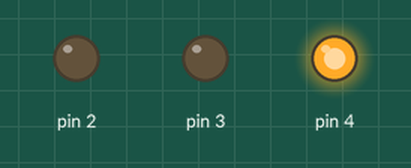
This sketch was run on a simulated Arduino Uno, built with avr-gcc and run on an emulated ATmega328P. Parts: output pins drawn as LEDs (lit = HIGH).

Above: at 1.5 s.
At 3.5 s:
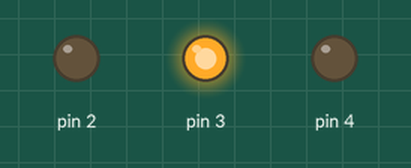
At 5.5 s:
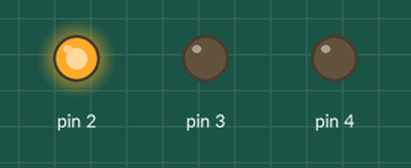
Timing chart, 0 to 9.1 s (numbered marks = the images above):
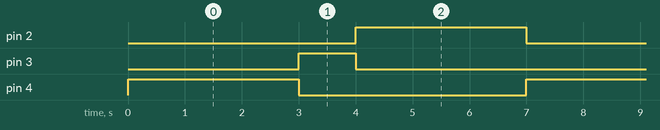

The sketch:

Lab_1.ino
```cpp
/*
   This task builds on the functions you saw in Blink and the electronics you
   have learned about this week, you must create a traffic light with three LEDs
   (one green on pin 4, one amber on pin 3, and one red on pin 2)
   which must light up in the following sequence:

   Green, lit for 3 seconds (the green LED must be the first one to light up)
   Amber, lit for 1 seconds (and the green light must turn off when the amber light turns on)
   Then finally the red light should be on by itself for 3 seconds
   This sequence must be executed over and over while the Arduino is powered on.
 */
#include <Arduino.h>

void setup()
{
        pinMode(2, OUTPUT);
        pinMode(3, OUTPUT);
        pinMode(4, OUTPUT);
}

void loop()
{
        digitalWrite(4, HIGH);
        delay(3000); // Wait for 1000 millisecond(s)
        digitalWrite(4, LOW);
        digitalWrite(3, HIGH);
        delay(1000); // Wait for 1000 millisecond(s)
        digitalWrite(3, LOW);
        digitalWrite(2, HIGH);
        delay(3000); // Wait for 1000 millisecond(s)
        digitalWrite(2, LOW);
}
```

Measured:
- by itself, pin 2, pin 4: alternates HIGH for 3.0 s and LOW for 4.0 s
- by itself, pin 3: alternates HIGH for 1.0 s and LOW for 6.0 s
- by itself, everything shown: repeats every 7.0 s, in 4 steps
